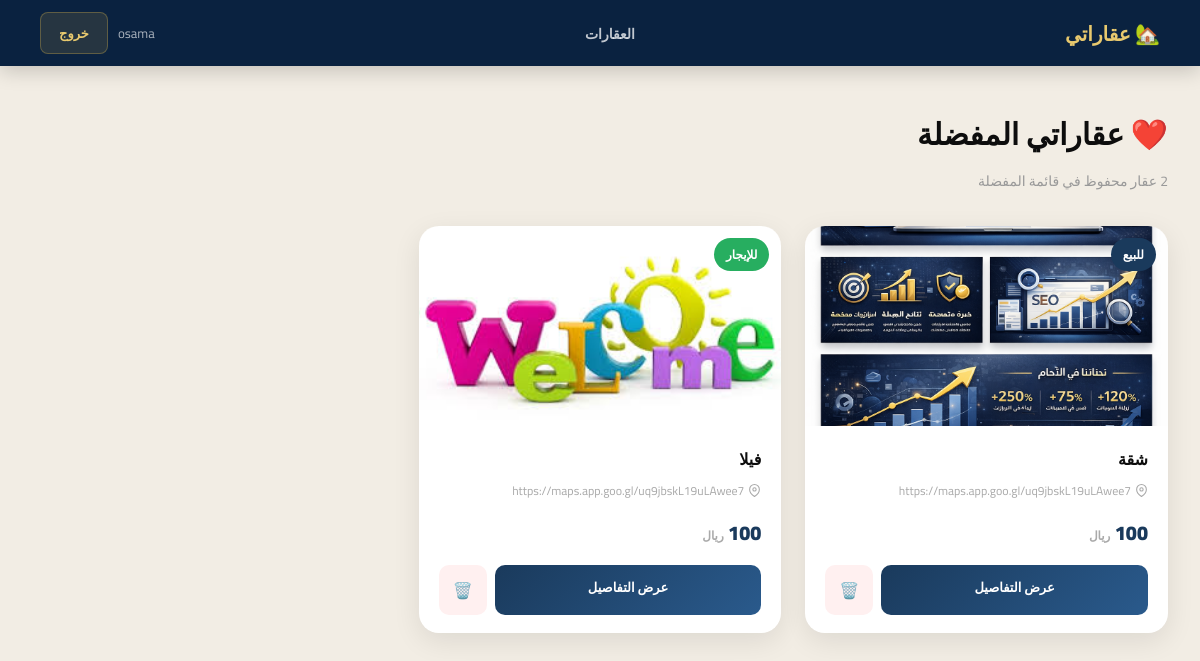
The page /favorites/ (signed in) on the database its author committed.
### properties/models.py (models this page shows, shortened)
class Favorite(models.Model):
    user = models.ForeignKey(User, on_delete=models.CASCADE, related_name='favorites')
    property = models.ForeignKey(Property, on_delete=models.CASCADE, related_name='favorites')
    created_at = models.DateTimeField(auto_now_add=True)
    class Meta:
        unique_together = ('user', 'property')
        verbose_name = 'مفضلة'
        verbose_name_plural = 'المفضلات'

class PropertyImage(models.Model):
    property = models.ForeignKey(Property, on_delete=models.CASCADE, related_name='images')
    image = models.ImageField(upload_to='property_images/', verbose_name='الصورة')
    is_primary = models.BooleanField(default=False, verbose_name='الصورة الرئيسية')
    uploaded_at = models.DateTimeField(auto_now_add=True)
    class Meta:
        verbose_name = 'صورة العقار'
        verbose_name_plural = 'صور العقارات'

class Property(models.Model):
    TYPE_CHOICES = [
        ('apartment', 'شقة'),
        ('villa', 'فيلا'),
        ('office', 'مكتب'),
        ('land', 'أرض'),
        ('warehouse', 'مستودع'),
    ]
    STATUS_CHOICES = [
        ('sale', 'للبيع'),
        ('rent', 'للإيجار'),
    ]
    title = models.CharField(max_length=200, verbose_name='اسم العقار')
    description = models.TextField(verbose_name='وصف العقار', blank=True)
    price = models.DecimalField(max_digits=12, decimal_places=2, verbose_name='السعر')
    location = models.CharField(max_length=300, verbose_name='الموقع')
    area = models.DecimalField(max_digits=10, decimal_places=2, verbose_name='المساحة (م²)')
    property_type = models.CharField(max_length=20, choices=TYPE_CHOICES, default='apartment', verbose_name='نوع العقار')
    status = models.CharField(max_length=10, choices=STATUS_CHOICES, default='sale', verbose_name='الحالة')
    bedrooms = models.PositiveIntegerField(default=0, verbose_name='غرف النوم')
    bathrooms = models.PositiveIntegerField(default=0, verbose_name='الحمامات')
    created_by = models.ForeignKey(User, on_delete=models.CASCADE, related_name='properties', verbose_name='المالك')
    created_at = models.DateTimeField(auto_now_add=True)
    is_available = models.BooleanField(default=True, verbose_name='متاح')
    class Meta:
        ordering = ['-created_at']
        verbose_name = 'عقار'
        verbose_name_plural = 'العقارات'
    def get_primary_image(self):
        primary = self.images.filter(is_primary=True).first()
        if primary:
            return primary
        return self.images.first()

### properties/views.py (the view)
# urls.py: path('favorites/', views.my_favorites, name='my_favorites'),
@login_required
def my_favorites(request):
    favorites = Favorite.objects.filter(user=request.user).select_related('property').prefetch_related('property__images')
    return render(request, 'properties/favorites.html', {'favorites': favorites})

### properties/templates/properties/favorites.html (shortened to what this page needs)
<!DOCTYPE html>
<html lang="ar" dir="rtl">
<head>
</head>
<body>
<nav>
  <a href="{% url 'listing' %}" class="nav-brand">🏡 عقاراتي</a>
  <div class="nav-links"><a href="{% url 'listing' %}">العقارات</a></div>
  <div class="nav-user">
    <span class="nav-username">{{ user.first_name|default:user.username }}</span>
    <a href="{% url 'logout' %}" class="btn-nav">خروج</a>
  </div>
</nav>
<div class="container">
  <div class="page-header">
    <h1>❤️ عقاراتي المفضلة</h1>
    <p>{{ favorites.count }} عقار محفوظ في قائمة المفضلة</p>
  </div>
  {% if favorites %}
  <div class="grid">
    {% for fav in favorites %}
    {% with p=fav.property %}
    <div class="card">
      <div class="card-img">
        {% with img=p.get_primary_image %}
          {% if img %}<img src="{{ img.image.url }}" alt="{{ p.title }}">
          {% else %}
            <div class="card-img-ph">
              {% if p.property_type == 'villa' %}🏰
              {% elif p.property_type == 'office' %}🏢
              {% else %}🏠{% endif %}
            </div>
          {% endif %}
        {% endwith %}
        <span class="badge {% if p.status == 'sale' %}badge-sale{% else %}badge-rent{% endif %}">{{ p.get_status_display }}</span>
      </div>
      <div class="card-body">
        <a href="{% url 'detail' p.pk %}" class="card-title">{{ p.title }}</a>
        <div class="card-loc">
          <svg width="13" height="13" viewBox="0 0 24 24" fill="none" stroke="currentColor" stroke-width="2"><path d="M21 10c0 7-9 13-9 13s-9-6-9-13a9 9 0 0 1 18 0z"/><circle cx="12" cy="10" r="3"/></svg>
          {{ p.location }}
        </div>
        <div class="card-price">{{ p.price|floatformat:0 }} <small>ريال</small></div>
        <div class="card-actions">
          <a href="{% url 'detail' p.pk %}" class="btn-d">عرض التفاصيل</a>
          <form method="post" action="{% url 'toggle_favorite' p.pk %}">
            <button type="submit" class="btn-rm" title="حذف من المفضلة">🗑️</button>
          </form>
        </div>
      </div>
    </div>
    {% endwith %}
    {% endfor %}
  </div>
  {% endif %}
</div>
</body>
</html>

### properties/templates/properties/favorites.html (style rules this page uses)
*,*::before,*::after { box-sizing:border-box;margin:0;padding:0 }
:root { --ink:#0d0d0d;--cream:#f2ede4;--gold:#c9a84c;--gold-l:#e8c96e;--navy:#1a3a5c;--navy-d:#0a2240;--white:#fff }
body { font-family:'Cairo',sans-serif;background:var(--cream);min-height:100vh }
nav { background:var(--navy-d);height:66px;display:flex;align-items:center;padding:0 40px;gap:24px;position:sticky;top:0;z-index:200;box-shadow:0 4px 20px rgba(0,0,0,.2) }
.nav-brand { font-size:20px;font-weight:900;color:var(--gold-l);text-decoration:none;display:flex;align-items:center;gap:8px;margin-left:auto }
.nav-links a { color:rgba(255,255,255,.75);text-decoration:none;font-size:14px;font-weight:600;padding:8px 14px;border-radius:8px;transition:all .2s;font-family:'Cairo',sans-serif }
.nav-user { display:flex;align-items:center;gap:10px;margin-right:auto }
.nav-username { font-size:13px;color:rgba(255,255,255,.65) }
.btn-nav { padding:8px 18px;border-radius:8px;font-family:'Cairo',sans-serif;font-size:13px;font-weight:700;cursor:pointer;text-decoration:none;background:rgba(201,168,76,.15);color:var(--gold-l);border:1px solid rgba(201,168,76,.35) }
.container { max-width:1200px;margin:0 auto;padding:40px 32px;animation:up .5s ease both }
.page-header { margin-bottom:32px }
.page-header h1 { font-size:30px;font-weight:900;color:var(--ink);display:flex;align-items:center;gap:12px }
.page-header p { color:#999;font-size:14px;margin-top:6px }
.grid { display:grid;grid-template-columns:repeat(auto-fill,minmax(300px,1fr));gap:24px }
.card { background:var(--white);border-radius:20px;overflow:hidden;box-shadow:0 8px 28px rgba(0,0,0,.09);transition:all .3s;animation:fc .4s ease both }
.card-img { height:200px;background:#e8e0d4;overflow:hidden;position:relative }
.card-img img { width:100%;height:100%;object-fit:cover;transition:transform .4s }
.badge { position:absolute;top:12px;right:12px;padding:5px 12px;border-radius:20px;font-size:12px;font-weight:700 }
.badge-sale { background:var(--navy);color:#fff }
.badge-rent { background:#27ae60;color:#fff }
.card-body { padding:18px 20px }
.card-title { font-size:16px;font-weight:800;color:var(--ink);margin-bottom:5px;text-decoration:none;display:block }
.card-loc { font-size:12px;color:#aaa;margin-bottom:12px;display:flex;align-items:center;gap:4px }
.card-price { font-size:20px;font-weight:900;color:var(--navy);margin-bottom:14px }
.card-price small { font-size:12px;color:#aaa }
.card-actions { display:flex;gap:8px }
.btn-d { flex:1;padding:10px;background:linear-gradient(135deg,var(--navy),#2a5a8c);color:#fff;border-radius:10px;text-decoration:none;font-size:13px;font-weight:700;text-align:center;transition:all .2s;font-family:'Cairo',sans-serif }
.btn-rm { padding:10px 14px;background:#fff0f0;color:#e74c3c;border:none;border-radius:10px;cursor:pointer;font-size:16px;transition:all .2s;font-family:'Cairo',sans-serif }

### rows shown on the page
Favorite: image (picture), property.status "للبيع", property "شقة", property.location "https://maps.app.goo.gl/uq9jbskL19uLAwee7"
Favorite: image (picture), property.status "للإيجار", property "فيلا", property.location "https://maps.app.goo.gl/uq9jbskL19uLAwee7", property.price "100"

### other values the page prints
{{ user.first_name|default:user.username }} "osama"
